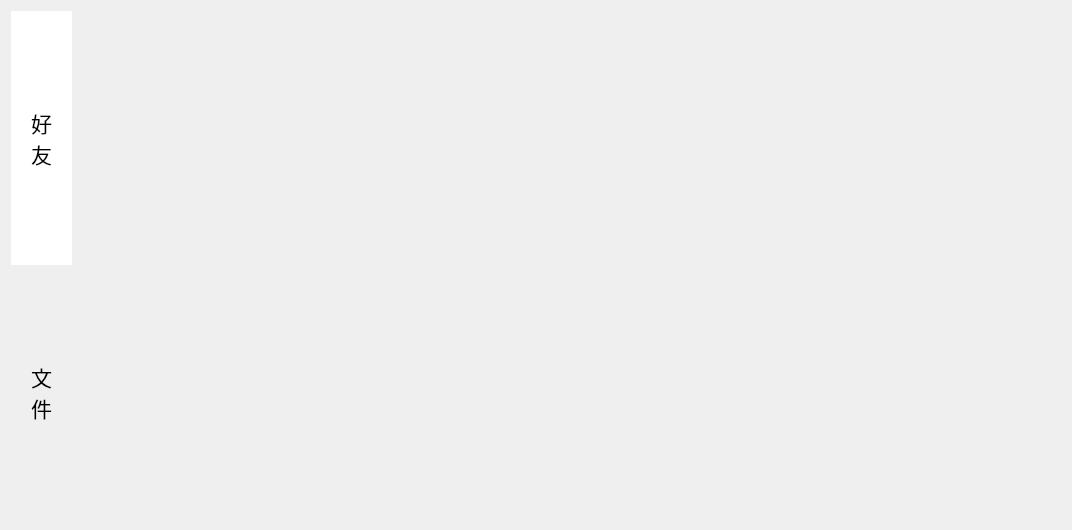
<?xml version="1.0" encoding="UTF-8"?>
<ui version="4.0">
 <class>Index</class>
 <widget class="QWidget" name="Index">
  <property name="geometry">
   <rect>
    <x>0</x>
    <y>0</y>
    <width>1072</width>
    <height>530</height>
   </rect>
  </property>
  <property name="windowTitle">
   <string>Form</string>
  </property>
  <layout class="QHBoxLayout" name="horizontalLayout">
   <property name="spacing">
    <number>0</number>
   </property>
   <item>
    <layout class="QVBoxLayout" name="verticalLayout">
     <property name="spacing">
      <number>0</number>
     </property>
     <item>
      <widget class="QPushButton" name="friend_PB">
       <property name="sizePolicy">
        <sizepolicy hsizetype="Minimum" vsizetype="Expanding">
         <horstretch>0</horstretch>
         <verstretch>0</verstretch>
        </sizepolicy>
       </property>
       <property name="font">
        <font>
         <family>Arial</family>
         <pointsize>16</pointsize>
        </font>
       </property>
       <property name="styleSheet">
        <string notr="true">border:none;background-color:rgb(255, 255, 255);padding:20px;</string>
       </property>
       <property name="text">
        <string>好
友</string>
       </property>
      </widget>
     </item>
     <item>
      <widget class="QPushButton" name="file_PB">
       <property name="sizePolicy">
        <sizepolicy hsizetype="Minimum" vsizetype="Expanding">
         <horstretch>0</horstretch>
         <verstretch>0</verstretch>
        </sizepolicy>
       </property>
       <property name="font">
        <font>
         <family>Arial</family>
         <pointsize>16</pointsize>
        </font>
       </property>
       <property name="styleSheet">
        <string notr="true">border:none;padding:20px;</string>
       </property>
       <property name="text">
        <string>文
件</string>
       </property>
      </widget>
     </item>
    </layout>
   </item>
   <item>
    <widget class="QStackedWidget" name="stackedWidget">
     <widget class="Friend" name="friendPage"/>
     <widget class="File" name="filePage"/>
    </widget>
   </item>
  </layout>
 </widget>
 <customwidgets>
  <customwidget>
   <class>Friend</class>
   <extends>QWidget</extends>
   <header location="global">friend.h</header>
   <container>1</container>
  </customwidget>
  <customwidget>
   <class>File</class>
   <extends>QWidget</extends>
   <header location="global">file.h</header>
   <container>1</container>
  </customwidget>
 </customwidgets>
 <resources/>
 <connections/>
</ui>
